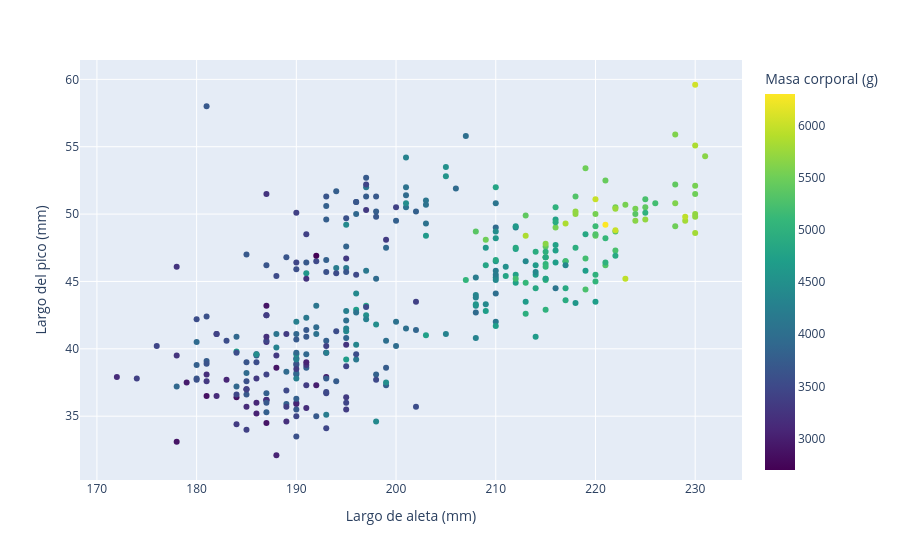

The notebook cell saved with this chart:
### Markdown cell above
<!-- IMPORTANTE -->
<div style="padding:16px 20px; margin:16px 0; border-left:4px solid #8957e5; background:rgba(137,87,229,.12); color:inherit; border-radius:4px;">

  <strong style="display:block; margin-bottom:8px;">📌 Entregable 2 — Arreglen el gráfico (0,2 puntos)</strong>
  Rehagan el gráfico de arriba como debió estar hecho: mismos ejes —<code>flipper_length_mm</code> y <code>culmen_length_mm</code>—, pero con <code>body_mass_g</code> en una escala continua en vez de los quince bins.
  <ul>
    <li>Trabajen sobre <code>df</code>, sin <code>cut</code> y sin crear columnas nuevas.</li>
    <li>Elijan una escala secuencial del catálogo, pásenla por <code>color_continuous_scale</code> y dejen en un comentario por qué corresponde a la masa corporal.</li>
    <li>Etiqueten con su unidad las dos variables de los ejes y la de la escala de color, usando <code>labels</code>, porque «flipper_length_mm» no es un texto para mostrarle a un cliente.</li>
    <li>Guarden la figura en <code>fig_escala</code> y muéstrenla.</li>
  </ul>
  Referencia: <a href="https://plotly.com/python/line-and-scatter/">plotly.com/python/line-and-scatter</a>.
</div>

### Code cell
fig_escala = px.scatter(
    df,
    x="flipper_length_mm",
    y="culmen_length_mm",
    color="body_mass_g",
    color_continuous_scale="Viridis",
    labels={
        "flipper_length_mm": "Largo de aleta (mm)",
        "culmen_length_mm": "Largo del pico (mm)",
        "body_mass_g": "Masa corporal (g)",
    },
)
fig_escala.show()

### Figure 1 — Plotly figure (JSON) as saved in the notebook; plotly's stock layout.template omitted (floating-point values rounded to 4 significant figures; data arrays with more than 128 entries replaced by an {"elided": "..."} marker saying what was removed)
{"data": [{"hovertemplate": "Largo de aleta (mm)=%{x}<br>Largo del pico (mm)=%{y}<br>Masa corporal (g)=%{marker.color}<extra></extra>", "legendgroup": "", "marker": {"color": {"elided": "344 float values"}, "coloraxis": "coloraxis", "symbol": "circle"}, "mode": "markers", "name": "", "orientation": "v", "showlegend": false, "type": "scatter", "x": {"elided": "344 float values"}, "xaxis": "x", "y": {"elided": "344 float values"}, "yaxis": "y"}], "layout": {"coloraxis": {"autocolorscale": false, "colorbar": {"title": {"text": "Masa corporal (g)"}}, "colorscale": [[0, "#440154"], [0.1111, "#482878"], [0.2222, "#3e4989"], [0.3333, "#31688e"], [0.4444, "#26828e"], [0.5556, "#1f9e89"], [0.6667, "#35b779"], [0.7778, "#6ece58"], [0.8889, "#b5de2b"], [1, "#fde725"]]}, "legend": {"tracegroupgap": 0}, "margin": {"t": 60}, "xaxis": {"anchor": "y", "domain": [0, 1], "title": {"text": "Largo de aleta (mm)"}}, "yaxis": {"anchor": "x", "domain": [0, 1], "title": {"text": "Largo del pico (mm)"}}}}
